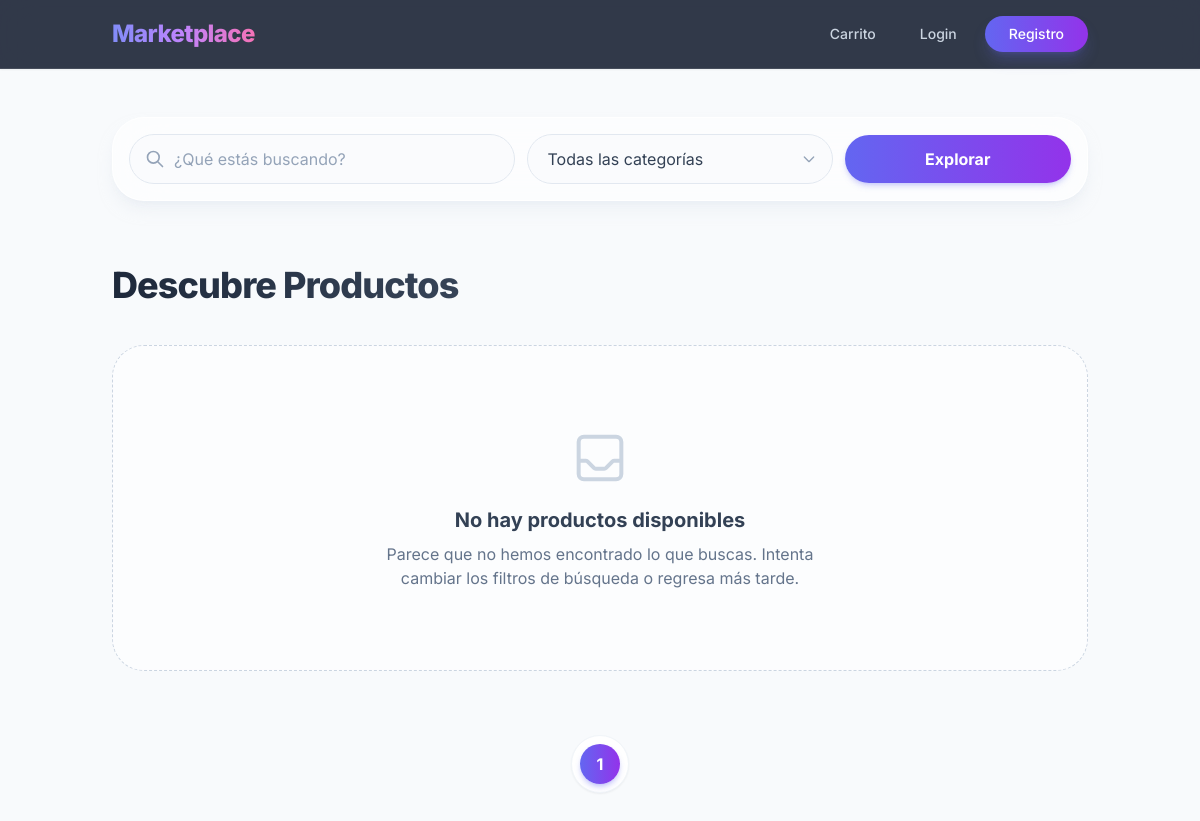
The app's page /, older data.
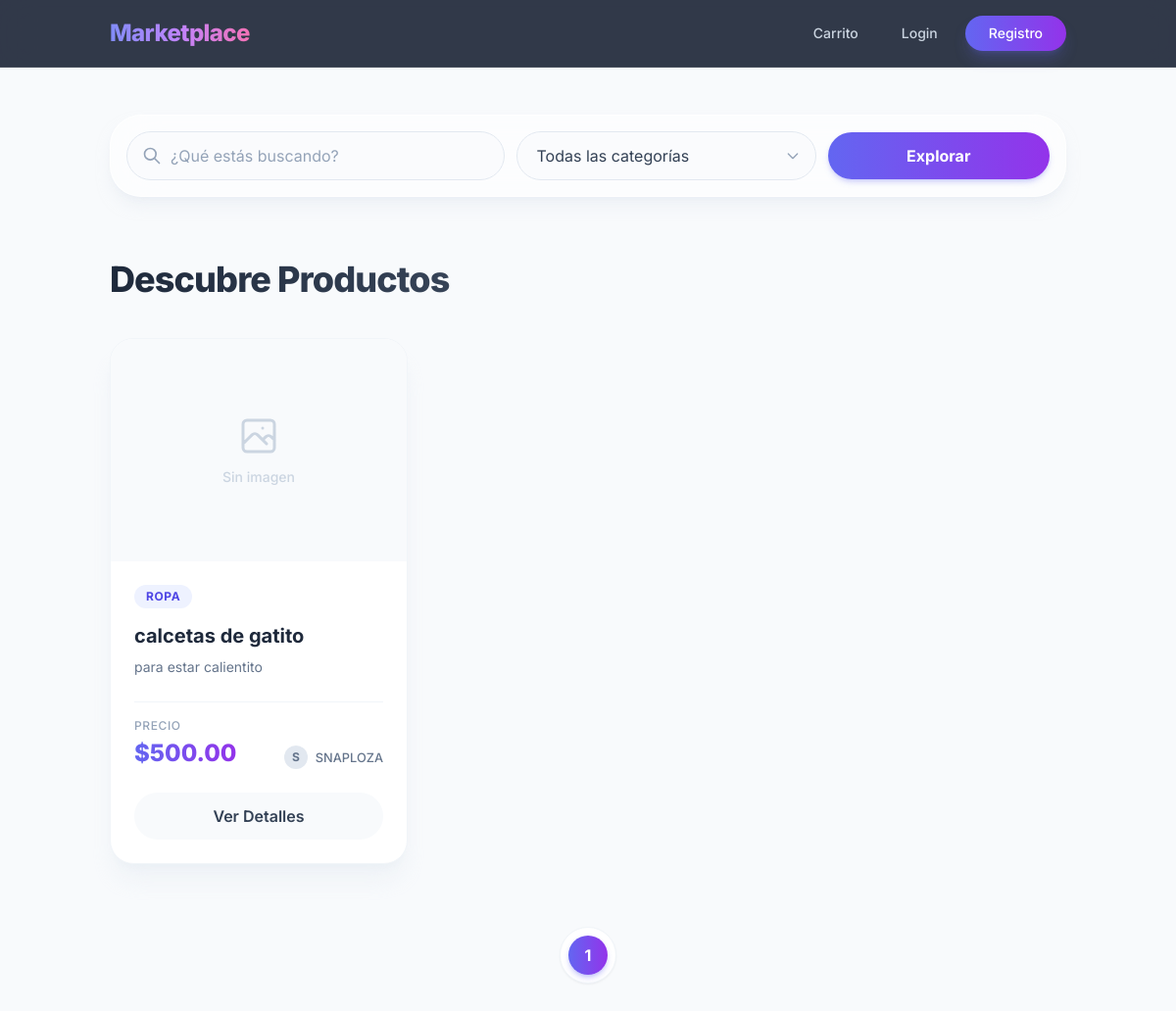
The same page, newer data.
### store/models.py (models this page shows, shortened)
class Product(models.Model):
    id = models.UUIDField(primary_key=True, default=uuid.uuid4, editable=False)
    name = models.CharField(max_length=150)
    description = models.TextField()
    image = models.ImageField(upload_to='upload/', blank=True, null=True)
    price = models.DecimalField(max_digits=10, decimal_places=2)
    stock = models.PositiveIntegerField(default=0)
    owner = models.ForeignKey(
        User,
        on_delete=models.CASCADE,
        related_name='products'
    )  # 1:N
    categories = models.ManyToManyField(
        Category,
        related_name='products'
    )  # N:M
    created_at = models.DateTimeField(auto_now_add=True)

class Category(models.Model):
    id = models.UUIDField(primary_key=True, default=uuid.uuid4, editable=False)
    name = models.CharField(max_length=100)
    description = models.TextField(blank=True)

class User(AbstractUser):
    id = models.UUIDField(primary_key=True, default=uuid.uuid4, editable=False)
    is_seller = models.BooleanField(default=False)

### store/views.py (the view)
# urls.py: path('', views.home, name='home'),
def home(request):
    query = request.GET.get('q')
    category_id = request.GET.get('category')
    products = Product.objects.select_related(
        'owner'
    ).prefetch_related(
        'categories'
    ).all()
    if query:
        products = products.filter(
            Q(name__icontains=query) |
            Q(description__icontains=query)
        )
    if category_id:
        products = products.filter(
            categories__id=category_id
        )
    paginator = Paginator(products, 6)
    page_number = request.GET.get('page')
    page_obj = paginator.get_page(page_number)
    categories = Category.objects.all()
    return render(request, 'store/home.html', {
        'page_obj': page_obj,
        'categories': categories,
        'products': products
    })

### templates/store/home.html (shortened to what the changed rows need)
{% extends 'store/base.html' %}
{% block content %}
<div class="py-4">
    <h2 class="text-3xl md:text-4xl font-extrabold text-transparent bg-clip-text bg-gradient-to-r from-slate-800 to-slate-500 mb-10 tracking-tight">
    </h2>
    <div class="grid grid-cols-1 md:grid-cols-2 lg:grid-cols-3 gap-8">
        {% for product in products %}
        <div class="group flex flex-col h-full bg-white rounded-3xl border border-slate-100 shadow-xl shadow-slate-200/40 overflow-hidden hover:-translate-y-2 hover:shadow-2xl hover:shadow-indigo-500/10 transition-all duration-300 ease-out">
            <div class="relative overflow-hidden aspect-[4/3] bg-slate-50">
                {% if product.image %}
                    <img src="{{ product.image.url }}" class="w-full h-full object-cover transform group-hover:scale-110 transition-transform duration-700 ease-out" alt="{{ product.name }}">
                {% else %}
                    <div class="w-full h-full flex flex-col items-center justify-center text-slate-300">
                        <span class="text-sm font-medium">Sin imagen</span>
                    </div>
                {% endif %}
            </div>
            <div class="flex flex-col flex-grow p-6">
                <div class="mb-4 flex flex-wrap gap-2">
                    {% for cat in product.categories.all %}
                        <span class="inline-flex items-center px-3 py-1 bg-indigo-50 text-indigo-600 text-xs font-bold uppercase tracking-wider rounded-full">
                            {{ cat.name }}
                        </span>
                    {% endfor %}
                </div>
                <h5 class="text-xl font-bold text-slate-800 mb-2 leading-tight">{{ product.name }}</h5>
                <p class="text-slate-500 text-sm flex-grow mb-6 leading-relaxed">
                    {{ product.description|truncatechars:100 }}
                </p>
                <div class="flex justify-between items-end mt-auto pt-4 border-t border-slate-100">
                    <div>
                        <span class="block text-xs font-medium text-slate-400 uppercase tracking-wider mb-1">Precio</span>
                        <span class="text-2xl font-extrabold text-transparent bg-clip-text bg-gradient-to-r from-indigo-500 to-purple-600">
                        </span>
                    </div>
                    <div class="flex items-center gap-2">
                        <div class="w-6 h-6 rounded-full bg-slate-200 flex items-center justify-center text-xs font-bold text-slate-500">
                            {{ product.owner.username|make_list|first|upper }}
                        </div>
                        <small class="text-slate-500 font-medium">{{ product.owner.username }}</small>
                    </div>
                </div>
            </div>
            <div class="p-6 pt-0 flex flex-col gap-3">
                <a href="#" class="w-full text-center px-6 py-3 bg-slate-50 hover:bg-slate-100 text-slate-700 font-semibold rounded-full transition-colors">
                    Ver Detalles
                </a>
            </div>
        </div>
        {% empty %}
        <div class="col-span-full flex flex-col items-center justify-center py-20 bg-white/50 backdrop-blur-sm rounded-[2rem] border border-dashed border-slate-300">
            <h3 class="text-xl font-bold text-slate-700 mb-2">No hay productos disponibles</h3>
            <p class="text-slate-500 text-center max-w-md">Parece que no hemos encontrado lo que buscas. Intenta cambiar los filtros de búsqueda o regresa más tarde.</p>
        </div>
        {% endfor %}
    </div>
</div>
{% endblock %}

Row changes from the older to the newer data that the page shows:
added Product: image "Sin imagen", name "calcetas de gatito", description "para estar calientito", owner.username|make_list "S", owner.username "SNAPLOZA"
added Category: name "ROPA"
Text that changed along with them:
text no longer shown: "No hay productos disponibles Parece que no hemos encontrado lo que buscas. Intenta cambiar los filtros de búsqueda o regresa más tarde."
